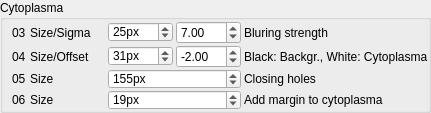
            <widget class="QGroupBox" name="groupBox_Settings_Cyto">
             <property name="sizePolicy">
              <sizepolicy hsizetype="Preferred" vsizetype="Preferred">
               <horstretch>0</horstretch>
               <verstretch>0</verstretch>
              </sizepolicy>
             </property>
             <property name="minimumSize">
              <size>
               <width>0</width>
               <height>0</height>
              </size>
             </property>
             <property name="maximumSize">
              <size>
               <width>466</width>
               <height>16777215</height>
              </size>
             </property>
             <property name="title">
              <string>Cytoplasma</string>
             </property>
             <property name="flat">
              <bool>true</bool>
             </property>
             <layout class="QGridLayout" name="gridLayout">
              <property name="leftMargin">
               <number>9</number>
              </property>
              <property name="topMargin">
               <number>1</number>
              </property>
              <property name="rightMargin">
               <number>0</number>
              </property>
              <property name="bottomMargin">
               <number>0</number>
              </property>
              <property name="horizontalSpacing">
               <number>3</number>
              </property>
              <property name="verticalSpacing">
               <number>1</number>
              </property>
              <item row="1" column="1">
               <widget class="QLabel" name="label_11">
                <property name="minimumSize">
                 <size>
                  <width>75</width>
                  <height>0</height>
                 </size>
                </property>
                <property name="maximumSize">
                 <size>
                  <width>75</width>
                  <height>16777215</height>
                 </size>
                </property>
                <property name="text">
                 <string>Size/Sigma</string>
                </property>
               </widget>
              </item>
              <item row="1" column="2">
               <widget class="QSpinBox" name="spinBox_SetCyto_Gauss_Size">
                <property name="minimumSize">
                 <size>
                  <width>65</width>
                  <height>19</height>
                 </size>
                </property>
                <property name="maximumSize">
                 <size>
                  <width>65</width>
                  <height>20</height>
                 </size>
                </property>
                <property name="suffix">
                 <string>px</string>
                </property>
                <property name="minimum">
                 <number>1</number>
                </property>
                <property name="maximum">
                 <number>100001</number>
                </property>
                <property name="singleStep">
                 <number>2</number>
                </property>
                <property name="value">
                 <number>25</number>
                </property>
               </widget>
              </item>
              <item row="1" column="0">
               <widget class="QLabel" name="label_10">
                <property name="sizePolicy">
                 <sizepolicy hsizetype="Maximum" vsizetype="Preferred">
                  <horstretch>0</horstretch>
                  <verstretch>0</verstretch>
                 </sizepolicy>
                </property>
                <property name="minimumSize">
                 <size>
                  <width>15</width>
                  <height>0</height>
                 </size>
                </property>
                <property name="maximumSize">
                 <size>
                  <width>15</width>
                  <height>16777215</height>
                 </size>
                </property>
                <property name="text">
                 <string>03</string>
                </property>
               </widget>
              </item>
              <item row="3" column="1">
               <widget class="QLabel" name="label_20">
                <property name="minimumSize">
                 <size>
                  <width>75</width>
                  <height>0</height>
                 </size>
                </property>
                <property name="maximumSize">
                 <size>
                  <width>75</width>
                  <height>16777215</height>
                 </size>
                </property>
                <property name="text">
                 <string>Size</string>
                </property>
               </widget>
              </item>
              <item row="3" column="0">
               <widget class="QLabel" name="label_19">
                <property name="sizePolicy">
                 <sizepolicy hsizetype="Maximum" vsizetype="Preferred">
                  <horstretch>0</horstretch>
                  <verstretch>0</verstretch>
                 </sizepolicy>
                </property>
                <property name="minimumSize">
                 <size>
                  <width>15</width>
                  <height>0</height>
                 </size>
                </property>
                <property name="maximumSize">
                 <size>
                  <width>15</width>
                  <height>16777215</height>
                 </size>
                </property>
                <property name="text">
                 <string>05</string>
                </property>
               </widget>
              </item>
              <item row="4" column="4">
               <widget class="QLabel" name="label_22">
                <property name="text">
                 <string>Add margin to cytoplasma</string>
                </property>
               </widget>
              </item>
              <item row="4" column="2" colspan="2">
               <widget class="QSpinBox" name="spinBox_SetCyto_Dilation_Size">
                <property name="minimumSize">
                 <size>
                  <width>133</width>
                  <height>19</height>
                 </size>
                </property>
                <property name="maximumSize">
                 <size>
                  <width>133</width>
                  <height>20</height>
                 </size>
                </property>
                <property name="suffix">
                 <string>px</string>
                </property>
                <property name="minimum">
                 <number>1</number>
                </property>
                <property name="maximum">
                 <number>100001</number>
                </property>
                <property name="singleStep">
                 <number>2</number>
                </property>
                <property name="value">
                 <number>19</number>
                </property>
               </widget>
              </item>
              <item row="3" column="2" colspan="2">
               <widget class="QSpinBox" name="spinBox_SetCyto_Closing_Size">
                <property name="minimumSize">
                 <size>
                  <width>133</width>
                  <height>19</height>
                 </size>
                </property>
                <property name="maximumSize">
                 <size>
                  <width>133</width>
                  <height>20</height>
                 </size>
                </property>
                <property name="suffix">
                 <string>px</string>
                </property>
                <property name="minimum">
                 <number>1</number>
                </property>
                <property name="maximum">
                 <number>100001</number>
                </property>
                <property name="singleStep">
                 <number>2</number>
                </property>
                <property name="value">
                 <number>155</number>
                </property>
               </widget>
              </item>
              <item row="1" column="3">
               <widget class="QDoubleSpinBox" name="doubleSpinBox_SetCyto_Gauss_Sigma">
                <property name="minimumSize">
                 <size>
                  <width>65</width>
                  <height>0</height>
                 </size>
                </property>
                <property name="maximumSize">
                 <size>
                  <width>65</width>
                  <height>16777215</height>
                 </size>
                </property>
                <property name="maximum">
                 <double>1000000.000000000000000</double>
                </property>
                <property name="value">
                 <double>7.000000000000000</double>
                </property>
               </widget>
              </item>
              <item row="3" column="4">
               <widget class="QLabel" name="label_21">
                <property name="text">
                 <string>Closing holes</string>
                </property>
               </widget>
              </item>
              <item row="1" column="4">
               <widget class="QLabel" name="label_12">
                <property name="text">
                 <string>Bluring strength</string>
                </property>
               </widget>
              </item>
              <item row="4" column="0">
               <widget class="QLabel" name="label_23">
                <property name="sizePolicy">
                 <sizepolicy hsizetype="Maximum" vsizetype="Preferred">
                  <horstretch>0</horstretch>
                  <verstretch>0</verstretch>
                 </sizepolicy>
                </property>
                <property name="minimumSize">
                 <size>
                  <width>15</width>
                  <height>0</height>
                 </size>
                </property>
                <property name="maximumSize">
                 <size>
                  <width>15</width>
                  <height>16777215</height>
                 </size>
                </property>
                <property name="text">
                 <string>06</string>
                </property>
               </widget>
              </item>
              <item row="4" column="1">
               <widget class="QLabel" name="label_24">
                <property name="minimumSize">
                 <size>
                  <width>75</width>
                  <height>0</height>
                 </size>
                </property>
                <property name="maximumSize">
                 <size>
                  <width>75</width>
                  <height>16777215</height>
                 </size>
                </property>
                <property name="text">
                 <string>Size</string>
                </property>
               </widget>
              </item>
              <item row="2" column="0">
               <widget class="QLabel" name="label_28">
                <property name="text">
                 <string>04</string>
                </property>
               </widget>
              </item>
              <item row="2" column="1">
               <widget class="QLabel" name="label_29">
                <property name="text">
                 <string>Size/Offset</string>
                </property>
               </widget>
              </item>
              <item row="2" column="4">
               <widget class="QLabel" name="label_30">
                <property name="text">
                 <string>Black: Backgr., White: Cytoplasma</string>
                </property>
               </widget>
              </item>
              <item row="2" column="2">
               <widget class="QSpinBox" name="spinBox_SetCyto_Thresh_Size">
                <property name="minimumSize">
                 <size>
                  <width>65</width>
                  <height>19</height>
                 </size>
                </property>
                <property name="maximumSize">
                 <size>
                  <width>65</width>
                  <height>20</height>
                 </size>
                </property>
                <property name="suffix">
                 <string>px</string>
                </property>
                <property name="minimum">
                 <number>1</number>
                </property>
                <property name="maximum">
                 <number>100001</number>
                </property>
                <property name="singleStep">
                 <number>2</number>
                </property>
                <property name="value">
                 <number>31</number>
                </property>
               </widget>
              </item>
              <item row="2" column="3">
               <widget class="QDoubleSpinBox" name="doubleSpinBox_SetCyto_Thresh_Offset">
                <property name="minimumSize">
                 <size>
                  <width>65</width>
                  <height>0</height>
                 </size>
                </property>
                <property name="maximumSize">
                 <size>
                  <width>65</width>
                  <height>16777215</height>
                 </size>
                </property>
                <property name="minimum">
                 <double>-256.000000000000000</double>
                </property>
                <property name="maximum">
                 <double>255.000000000000000</double>
                </property>
                <property name="value">
                 <double>-2.000000000000000</double>
                </property>
               </widget>
              </item>
             </layout>
            </widget>
